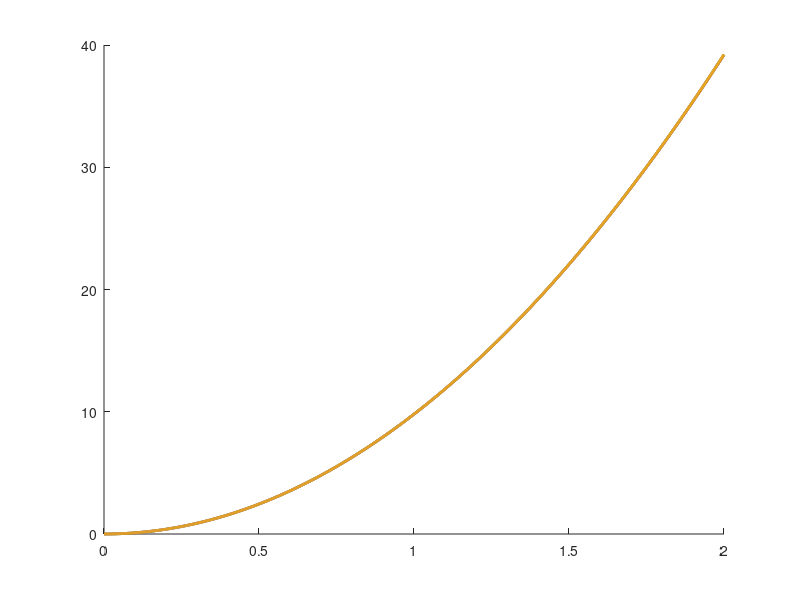

Write MATLAB code to recreate this figure. (Note: this script raises an error after producing the figure.)
%%%%%%%%%%%%%%%%%%%%%%%%%%%%%%%%%%%%%%%%%%%%%%%%%%%%%%%%%%%%%%%%%%%%%%%%%%%
% Valentin RICHARD (Mission Design)
%
% This script was created to study the Docking Window on the Tethers on
% Phobos, Mars and Luna. 
%
% The length of the telescopic arm of the Tether/Taxi
% connector will be discussed as the output parameter  for this study.
% The input being the docking time.
%
% We want to maximize the docking time and minimizing the Telescopic
% arm length.
% 
%%%%%%%%%%%%%%%%%%%%%%%%%%%%%%%%%%%%%%%%%%%%%%%%%%%%%%%%%%%%%%%%%%%%%%%%%%%

format compact
clc, clear all, close all

%% Entry variables and constants
%   The maximum DeltaV values for each Tether will be used. 
%   Using the most binding values will give us the MINIMUM docking time.
       
% Mars Tether Sling
maxVelocityMars = 4.0218;            % (km/s) : Maximum DeltaV
ArmLengthMars = 825;                 % (km) : Length of the Tether arm
omegaMars = maxVelocityMars / ArmLengthMars;
                                     % (rad/s) : Tether angular vel.


% Phobos Tether Sling
maxVelocityPhobos = 3.6508;          % (km/s) : Maximum DeltaV
ArmLengthPhobos = 680;               % (km) : Length of the Tether arm
omegaPhobos = maxVelocityPhobos / ArmLengthPhobos;
                                     % (rad/s) : Tether angular vel.

                                     
% Luna Tether Sling
maxVelocityLuna = 5.1515;            % (km/s) : Maximum DeltaV
ArmLengthLuna = 1353;                % (km) : Length of the Tether arm
omegaLuna = maxVelocityLuna / ArmLengthLuna;
                                     % (rad/s) : Tether angular vel.
                                 
%% Inputs
dockingTime = linspace(0,2,1000);    % (s) : Docking window

%% Outputs

% The docking angle, is the angle swept by the Tether 
%  during which docking can be made (please refer to my Presentation 3 for
%  illustrative figures and further explanations)
dockingAngleMars   = omegaMars * dockingTime;   % (rad) : Docking Angles
dockingAnglePhobos = omegaPhobos * dockingTime; %            "
dockingAngleLuna   = omegaLuna * dockingTime;   %            "

% Length of the Telescopic Arm of the Tether/Taxi connector
%  In meters (Hence the 10^3 factor)
telescArmMars = ArmLengthMars * 10^3 * (1./cos(dockingAngleMars) - 1);
telescArmPhobos = ArmLengthPhobos * 10^3 * (1./cos(dockingAnglePhobos) - 1);
telescArmLuna = ArmLengthLuna * 10^3 * (1./cos(dockingAngleLuna) - 1);


%% Plots and Analysis

% Plot of the differents telescopic arms vs docking time
figure
hold on
plot(dockingTime,telescArmMars,'lineWidth',2)       % Mars Plot
plot(dockingTime,telescArmPhobos,'lineWidth',2)     % Phobos Plot
plot(dockingTime,telescArmLuna,'lineWidth',2)       % Luna Plot
hlimit = refline(0,22); % Length restriction set by the structures team
hlimit.Color = 'green';
hlimit.LineStyle = '-';
hlimit.LineWidth = 2;
hold off
xlabel("Available Docking Window (s)")
ylabel("Telescopic Arm Length (m)")
title("Length of the Telescopic Arms = f(Docking Window)")
legend("Mars", "Phobos", "Luna", "Max Arm Length")
annotation('textbox',[0.125 0 0 0.065],'String',"Plot made by Valentin RICHARD",'FitBoxToText','on');
